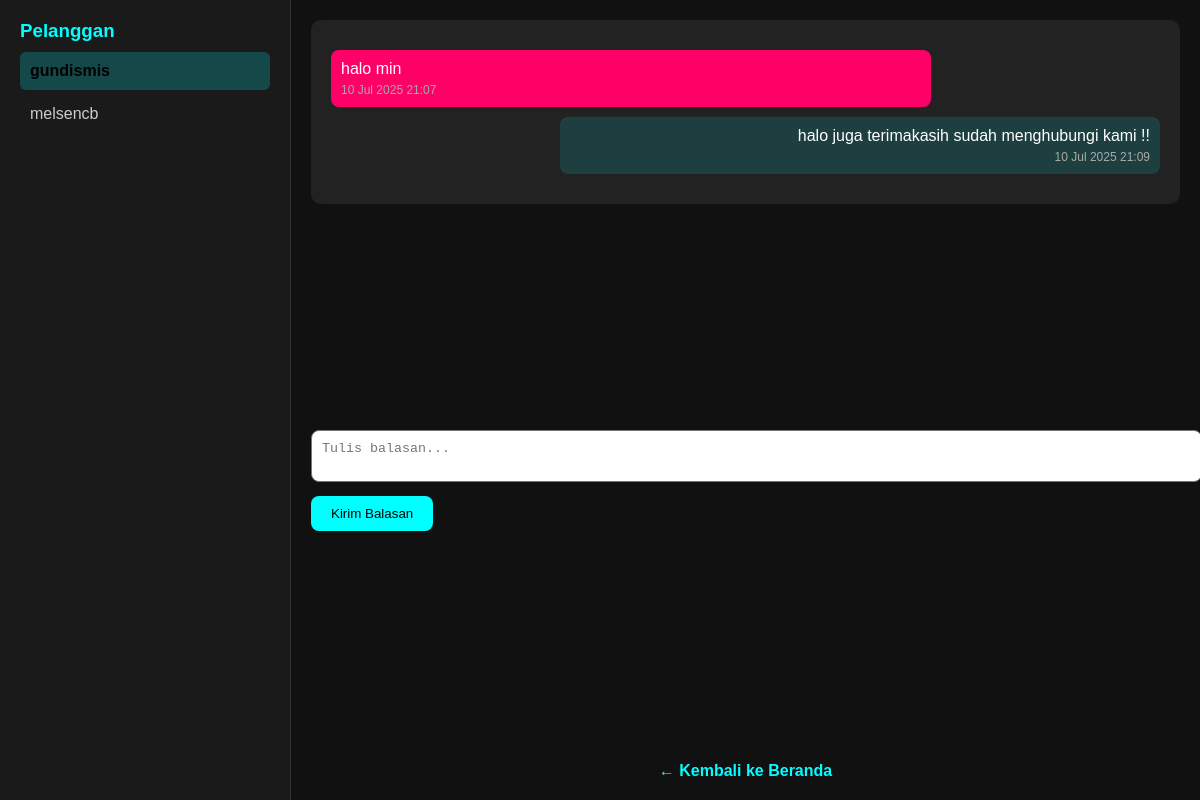
Screenshot of /admin_chat_box.php?user_id=3 (signed in) with the database file from the repository.
### tables this page shows
CREATE TABLE `users` (
  `id_user` int(11) NOT NULL,
  `username` varchar(50) NOT NULL,
  `email` varchar(100) NOT NULL,
  `password` varchar(255) NOT NULL,
  `full_name` varchar(100) DEFAULT NULL,
  `phone` varchar(20) DEFAULT NULL,
  `address` text DEFAULT NULL,
  `role` enum('admin','customer') DEFAULT 'customer',
  `created_at` timestamp NOT NULL DEFAULT current_timestamp()
);

CREATE TABLE `chat_messages` (
  `id` int(11) NOT NULL,
  `id_user` int(11) NOT NULL,
  `message` text NOT NULL,
  `is_from_admin` tinyint(1) DEFAULT 0,
  `created_at` datetime DEFAULT current_timestamp()
);

### admin_chat_box.php (the view, shortened to what this page needs)
<?php
include 'koneksiDB.php';
$users = $conn->query("
    SELECT u.id_user, u.username
    FROM users u
    JOIN chat_messages cm ON u.id_user = cm.id_user
    GROUP BY u.id_user
    ORDER BY MAX(cm.created_at) DESC
");
$selected_user_id = $_GET['user_id'] ?? null;
$messages = [];
if ($selected_user_id) {
    $stmt = $conn->prepare("SELECT message, is_from_admin, created_at FROM chat_messages WHERE id_user = ? ORDER BY created_at ASC");
    $stmt->bind_param("i", $selected_user_id);
    $stmt->execute();
    $messages = $stmt->get_result()->fetch_all(MYSQLI_ASSOC);
}
?>
<!DOCTYPE html>
<html lang="id">
<head>
</head>
<body>
    <div class="container">
        <div class="sidebar">
            <h3>Pelanggan</h3>
            <?php while ($u = $users->fetch_assoc()): ?>
                <a href="?user_id=<?= $u['id_user'] ?>" class="<?= $selected_user_id == $u['id_user'] ? 'active' : '' ?>">
                    <?= htmlspecialchars($u['username']) ?>
                </a>
            <?php endwhile; ?>
        </div>
        <div class="main-content">
            <?php if ($selected_user_id): ?>
                <div class="chat-box" id="chat-box">
                    <?php foreach ($messages as $msg): ?>
                        <div class="msg <?= $msg['is_from_admin'] ? 'admin-msg' : 'user-msg' ?>">
                            <?= htmlspecialchars($msg['message']) ?>
                            <div class="timestamp"><?= date('d M Y H:i', strtotime($msg['created_at'])) ?></div>
                        </div>
                    <?php endforeach; ?>
                </div>
                <form method="post">
                    <textarea name="message" required placeholder="Tulis balasan..."></textarea>
                    <button type="submit">Kirim Balasan</button>
                </form>
            <?php else: ?>
                <p><i>Pilih pengguna untuk melihat dan membalas pesan.</i></p>
            <?php endif; ?>
            <div class="footer-links">
                <a href="index.php">← Kembali ke Beranda</a>
            </div>
        </div>
    </div>
</body>
</html>

### admin_chat_box.php (style rules this page uses)
body { background: #111; color: #fff; font-family: Arial, sans-serif; margin: 0; padding: 0; }
.container { display: flex; height: 100vh; }
.sidebar { width: 250px; background: #1a1a1a; padding: 20px; overflow-y: auto; border-right: 1px solid #333; }
.sidebar h3 { margin-top: 0; margin-bottom: 10px; color: #0ff; }
.sidebar a { display: block; padding: 10px; color: #ccc; text-decoration: none; border-radius: 6px; margin-bottom: 5px; }
.sidebar a:hover, .sidebar a.active { background-color: #0ff3; color: #000; font-weight: bold; }
.main-content { flex: 1; padding: 20px; display: flex; flex-direction: column; justify-content: space-between; }
.chat-box { background: #222; padding: 20px; border-radius: 10px; max-height: 70vh; overflow-y: auto; }
.msg { margin: 10px 0; padding: 10px; border-radius: 8px; max-width: 70%; }
.admin-msg { background: #0ff2; margin-left: auto; text-align: right; }
.user-msg { background: #f06; margin-right: auto; }
.timestamp { font-size: 12px; color: #aaa; margin-top: 5px; }
form { margin-top: 15px; }
textarea { width: 100%; padding: 10px; border-radius: 8px; resize: none; }
button { padding: 10px 20px; background: #0ff; color: #000; border: none; border-radius: 8px; margin-top: 10px; cursor: pointer; }
.footer-links { text-align: center; margin-top: 20px; }
.footer-links a { color: #0ff; text-decoration: none; font-weight: bold; margin: 0 10px; }

### rows the page displays
users: username "gundismis"
users: username "melsencb"
chat_messages: message "halo min", created_at "10 Jul 2025 21:07"
chat_messages: message "halo juga terimakasih sudah menghubungi kami !!", created_at "10 Jul 2025 21:09"
